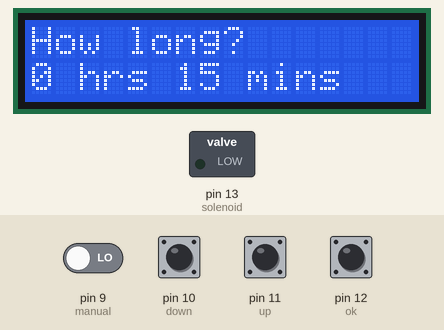
Simulated run of this sketch. Board: Arduino Uno, built with avr-gcc and run on an emulated ATmega328P. Parts: 16×2 character LCD, switched loads named in the sketch (green lamp = pin HIGH). The inputs (shaded band) are chosen by the test bench; at power-on: pin 10 (down), pin 11 (up), pin 12 (ok) HIGH, pin 9 (manual) LOW.

Above: at 1.2 s.
1.3 s: pin 12 (ok) pulled LOW for 0.15 s
At 1.6 s:
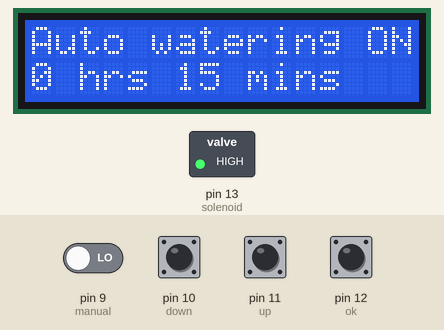
2.9 s: pin 12 (ok) pulled LOW for 1 s
At 3.13 s:
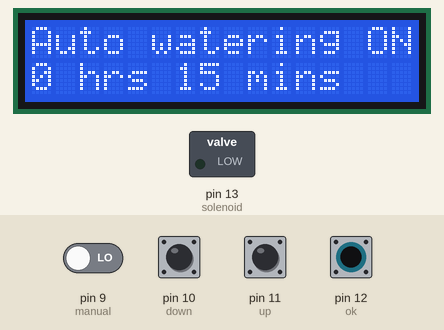
5.4 s: pin 9 (manual) driven HIGH
At 5.8 s:
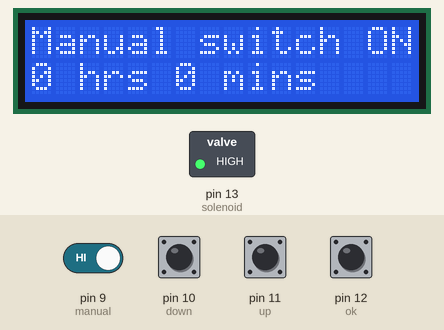
6.9 s: pin 9 (manual) driven LOW
At 7.18 s:
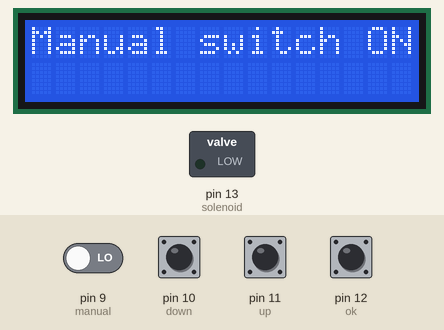
8.9 s: pin 10 (down) pulled LOW for 0.15 s
At 10.1 s:
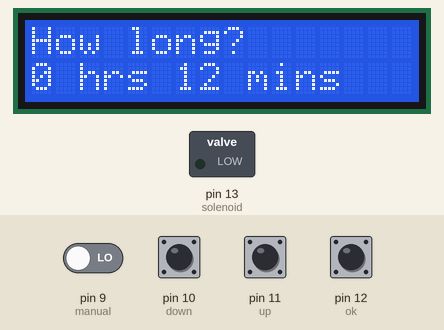
10.9 s: pin 10 (down) pulled LOW for 1 s
At 12.0 s:
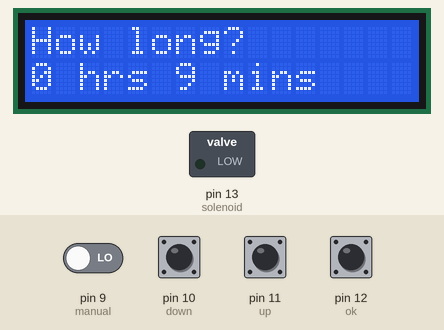
Timing chart, 0 to 13.9 s (numbered marks = the images above; inputs shaded):
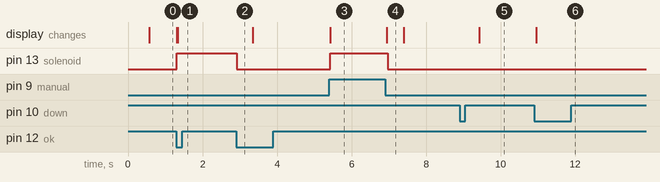

Measured:
- after the input at 1.3 s, pin 13 (solenoid): LOW → HIGH at once; the display: first changes at once (image 1 shows a later state)
- after the input at 2.9 s, pin 13 (solenoid): HIGH → LOW at once
- after the input at 5.4 s, pin 13 (solenoid): LOW → HIGH at once; the display: changes at once (image 3)
- after the input at 6.9 s, pin 13 (solenoid): HIGH → LOW after 0.07 s; the display: changes after 0.05 s (image 4)
- after the input at 8.9 s, the display: changes after 0.53 s (image 5)
- after the input at 10.9 s, the display: changes after 0.05 s (image 6)
- what the display in image 4 shows lasts 0.5 s, from 6.9 s to 7.4 s

The sketch:

Automatic_Garden_Waterer.ino
```cpp
// (licence header left out)
// include the library code:
#include <LiquidCrystal.h>

// For debouncing the buttons
// Search for "button tiny simple" in the Arduino Library Manager
// to find the correct library by Michael Adams
// Have to change the following lines in Button.h since the buttons are active low:
// const static bool PRESSED = HIGH;
// const static bool RELEASED = LOW;
#include <Button.h>

// initialize the library with the numbers of the interface pins
LiquidCrystal lcd(8, 6, 4, 3, 2, 1);

// set up the Button inputs
Button up(11);
Button down(10);
Button ok(12);

const int manual = 9;
// set up the output
const int solenoid = 13;

// set up global variables
int hour = 0;
int minute = 15;
int display_timer = 0;
int timer = 0;

void setup() {
  // set up the LCD's number of columns and rows:
  lcd.begin(16, 2);
  // set up the buttons
  up.begin();
  down.begin();
  ok.begin();
  // set up pin directions
  pinMode(manual, INPUT);
  pinMode(solenoid, OUTPUT);
}

void loop() {
  digitalWrite(solenoid, LOW);

  // detects if manual switch is engaged
  if (digitalRead(manual) == HIGH) {
   lcd.clear();
   lcd.setCursor(0, 0);
   lcd.print("Manual switch ON");
   digitalWrite(solenoid, HIGH);
   countup();
  }

  // allows for the user's reaction time
  delay(25);

  // Update the display every 500ms (25 * 20)
  display_timer++;
  if (display_timer >= 20) {
    // makes display for timer adjust
    lcd.clear();
    lcd.setCursor(0, 0);
    lcd.print("How long?");
    lcd.setCursor(0,1);
    lcd.print(hour);
    lcd.print(" hrs ");
    lcd.print(minute);
    lcd.print(" mins");

    // reset for next time
    display_timer = 0;
  }

  // increase or decrease time by 3 minutes depending on the button pressed
  if (up.pressed()) {
    minute+=3;
  }
  if (down.pressed()) {
    minute-=3;
  }

  // displays 60 minutes as an additional hour
  if(minute == 60) {
    hour++;
    minute = 0;
  }

  // displays time correctly when decrementing the hour
  // ex: 2:00 => press 'down' => 2:-15 == 1:45
  if(minute == -15) {
    hour--;
    minute = 45;
  }

  // prevents negative time for the timer
  if((hour + minute) < 0){
    hour = 0;
    minute = 0;
  }

  // attempt automatic watering
  if (ok.pressed()){
    // begins automatic watering
    if((hour + minute) > 0) {
      lcd.clear();
      lcd.setCursor(0, 0);
      lcd.print("Auto watering ON");
      digitalWrite(solenoid, HIGH);
      countdown();
      // returns to default values
      hour = 0;
      minute = 15;
    }
    // shows error message is time is set to 0:00 and automatic watering is attempted
    else {
      lcd.clear();
      lcd.setCursor(0, 0);
      lcd.print("Enter positive");
      lcd.setCursor(0, 1);
      lcd.print("number of min");

      // continue displaying message until button is pressed again
      while (!ok.pressed());
    }
  }
}

// function for displaying how much time is left during automatic watering
void countdown() {
  // reset timer for this function
  // immediately go to display code
  display_timer = 20;
  while (hour >= 0 && minute >= 0) {
    // when 'ok' button is pressed, exit early from automatic watering
    if (ok.pressed()) {
      return;
    }

    // allows for the user's reaction time
    delay(25);

    // Update the display every 500ms (25 * 20)
    display_timer++;
    if (display_timer >= 20) {
      // 120 iterations of 500 ms = 60 seconds = 1 minute
      timer++;
      if (timer == 120) {
        minute--;
        timer = 0;
      }
      // decrements hour when minute goes negative
      if (hour > 0 && minute == -1) {
        hour--;
        minute = 59;
      }
      // deals with hour or minute turning to a single digit
      if ((hour == 9 || minute == 9) && timer == 0) {
        lcd.clear();
        lcd.setCursor(0, 0);
        lcd.print("Auto watering ON");
      }

      // display time left on 2nd line
      lcd.setCursor(0,1);
      lcd.print(hour);
      lcd.print(" hrs ");
      lcd.print(minute);
      lcd.print(" mins");

      // reset for next time
      display_timer = 0;
    }
  }
}

// function for displaying how much time has elapsed during manual watering
void countup() {
  int upHour = 0;
  int upMinute = 0;

  while (digitalRead(manual) == HIGH) {
    // display time elapsed on 2nd line
    lcd.setCursor(0,1);
    lcd.print(upHour);
    lcd.print(" hrs ");
    lcd.print(upMinute);
    lcd.print(" mins");
    // 120 iterations of 500 ms = 60 seconds = 1 minute
    delay(500);
    timer++;
    if (timer == 120) {
      upMinute++;
      timer = 0;
    }
    if (upMinute == 60) {
      upHour++;
      upMinute = 00;
    }
    // deals with upMinute turning to a single digit
    if (upMinute == 0) {
      lcd.clear();
      lcd.setCursor(0, 0);
      lcd.print("Manual switch ON");
    }
  }
}
```
